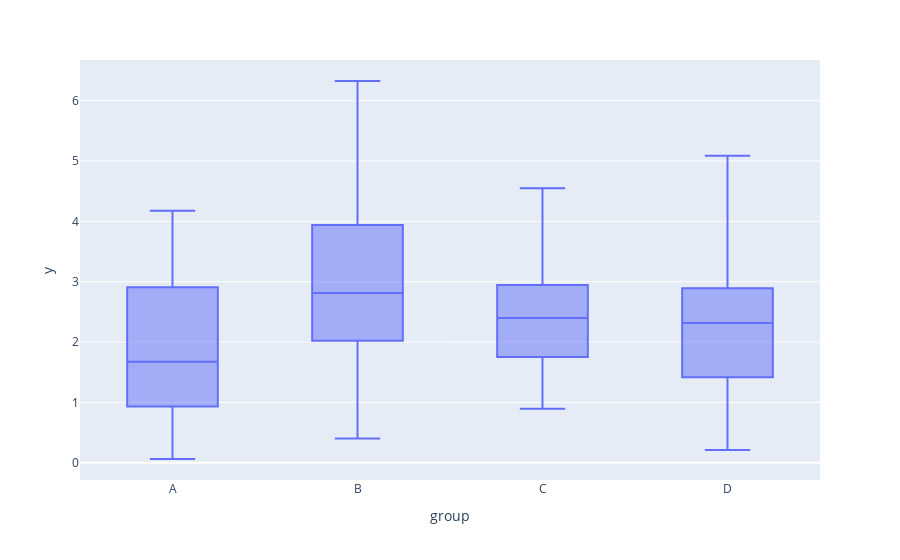

Notebook cell for this chart:
### Markdown cell above
# Plots
## Boxplots

### Code cell
# boxplots of y by group
plotly.express.box(data1, x = "group", y = "y")

### Figure 1 — Plotly figure (JSON) as saved in the notebook; plotly's stock layout.template omitted (floating-point values rounded to 4 significant figures)
{"data": [{"alignmentgroup": "True", "hoverlabel": {"namelength": 0}, "hovertemplate": "group=%{x}<br>y=%{y}", "legendgroup": "", "marker": {"color": "#636efa"}, "name": "", "notched": false, "offsetgroup": "", "orientation": "v", "showlegend": false, "type": "box", "x": ["A", "A", "A", "A", "A", "A", "A", "A", "A", "A", "A", "A", "A", "A", "A", "A", "A", "A", "A", "A", "A", "A", "A", "A", "A", "B", "B", "B", "B", "B", "B", "B", "B", "B", "B", "B", "B", "B", "B", "B", "B", "B", "B", "B", "B", "B", "B", "B", "B", "B", "C", "C", "C", "C", "C", "C", "C", "C", "C", "C", "C", "C", "C", "C", "C", "C", "C", "C", "C", "C", "C", "C", "C", "C", "C", "D", "D", "D", "D", "D", "D", "D", "D", "D", "D", "D", "D", "D", "D", "D", "D", "D", "D", "D", "D", "D", "D", "D", "D", "D"], "x0": " ", "xaxis": "x", "y": [1.182, 2.743, 0.9445, 0.8131, 3.138, 0.8868, 3.416, 2.4, 1.98, 3.12, 3.135, 4.166, 2.406, 0.5052, 1.585, 0.2178, 2.835, 4.178, 1.673, 0.9816, 0.06166, 0.1133, 2.532, 1.605, 1.214, 2.813, 2.036, 4.314, 1.978, 3.962, 1.771, 1.98, 2.275, 4.167, 1.597, 6.327, 2.415, 1.544, 3.037, 2.799, 2.578, 0.4026, 3.042, 3.316, 2.482, 3.933, 3.349, 3.541, 4.553, 4.836, 2.73, 4.547, 1.954, 3.231, 2.542, 0.896, 2.412, 1.166, 1.597, 1.759, 2.398, 2.292, 2.165, 3.47, 1.901, 1.726, 2.205, 2.894, 4.312, 3.096, 1.385, 1.495, 2.487, 2.828, 3.363, 2.27, 2.563, 2.911, 2.12, 4.607, 0.9961, 1.927, 2.432, 3.823, 5.09, 1.757, 2.885, 2.316, 0.6882, 2.538, 1.013, 3.408, 2.709, 1.523, 2.958, 1.099, 1.556, 1.105, 2.651, 0.2129], "y0": " ", "yaxis": "y"}], "layout": {"boxmode": "group", "legend": {"tracegroupgap": 0}, "margin": {"t": 60}, "xaxis": {"anchor": "y", "domain": [0, 1], "title": {"text": "group"}}, "yaxis": {"anchor": "x", "domain": [0, 1], "title": {"text": "y"}}}}
